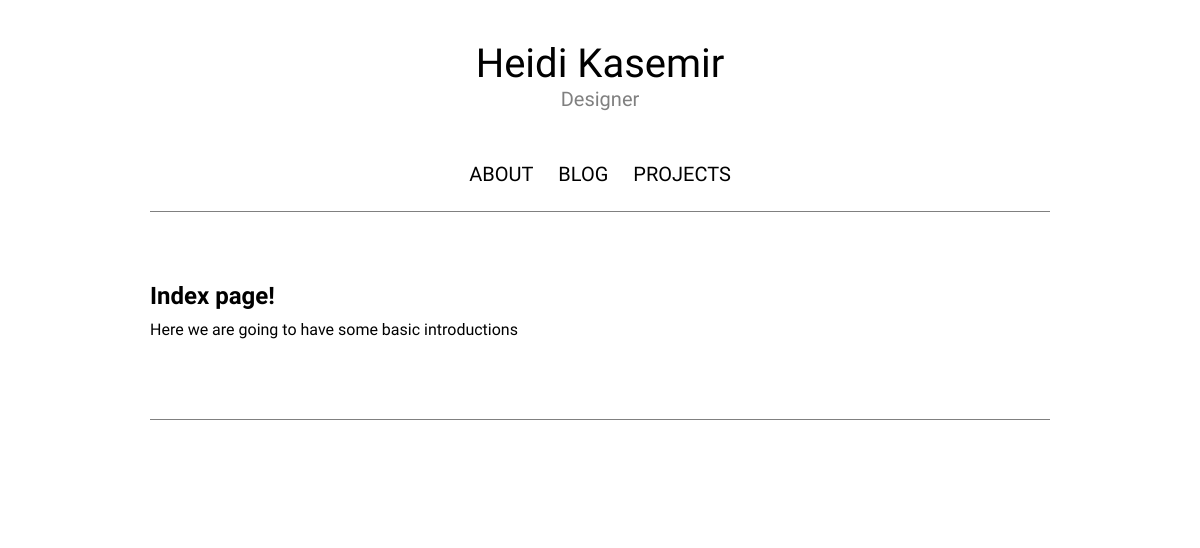
The app's page /, older data.
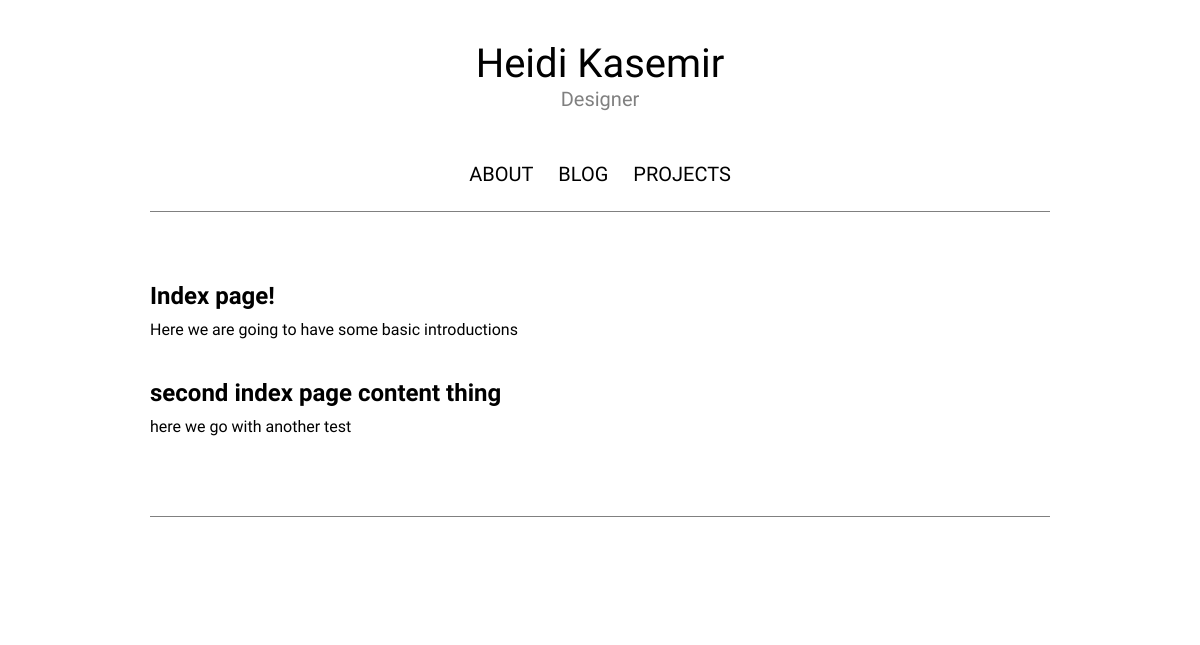
The same page, newer data.
### mainpage/models.py (models this page shows, shortened)
class MainContent(models.Model):
    header = models.CharField(max_length = 200)
    content = models.TextField()
    page = models.CharField(max_length = 20, default="index")

### mainpage/views.py (the view)
# urls.py: url(r'^$', views.IndexView.as_view(), name="index"),
class IndexView(generic.ListView):
    template_name = 'mainpage/index.html'
    context_object_name = 'content_object_list'
    def get_queryset(self):
        return models.MainContent.objects.filter(page="index")

### templates/mainpage/index.html
{% extends "main.html" %}
{% block mainContent %}
{% for obj in content_object_list %}
  <div class="post">
    <h2>{{ obj.header }}</a></h2>
    <p>{{ obj.content }}</p>
  </div>
{% endfor %}
{% endblock %}

Row changes from the older to the newer data that the page shows:
added MainContent: header "second index page content thing", content "here we go with another test"
